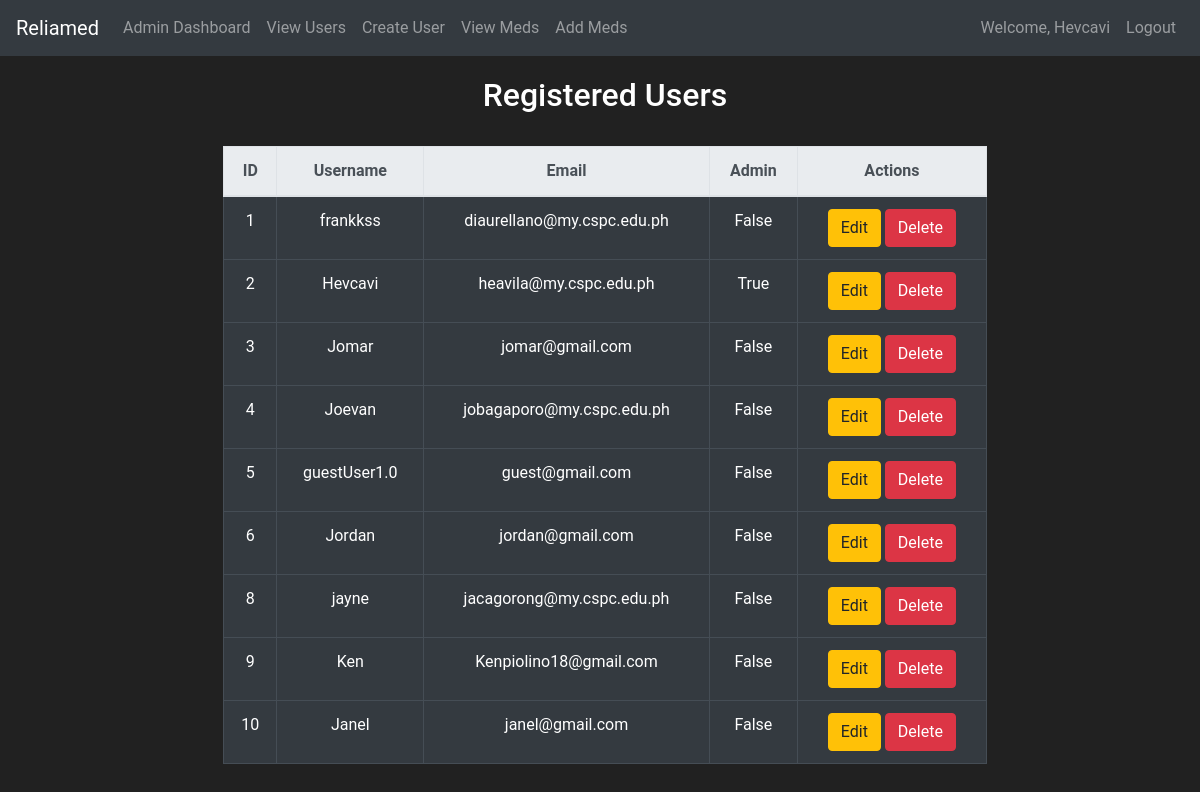
The page /view-users (signed in) on the database as committed earlier.
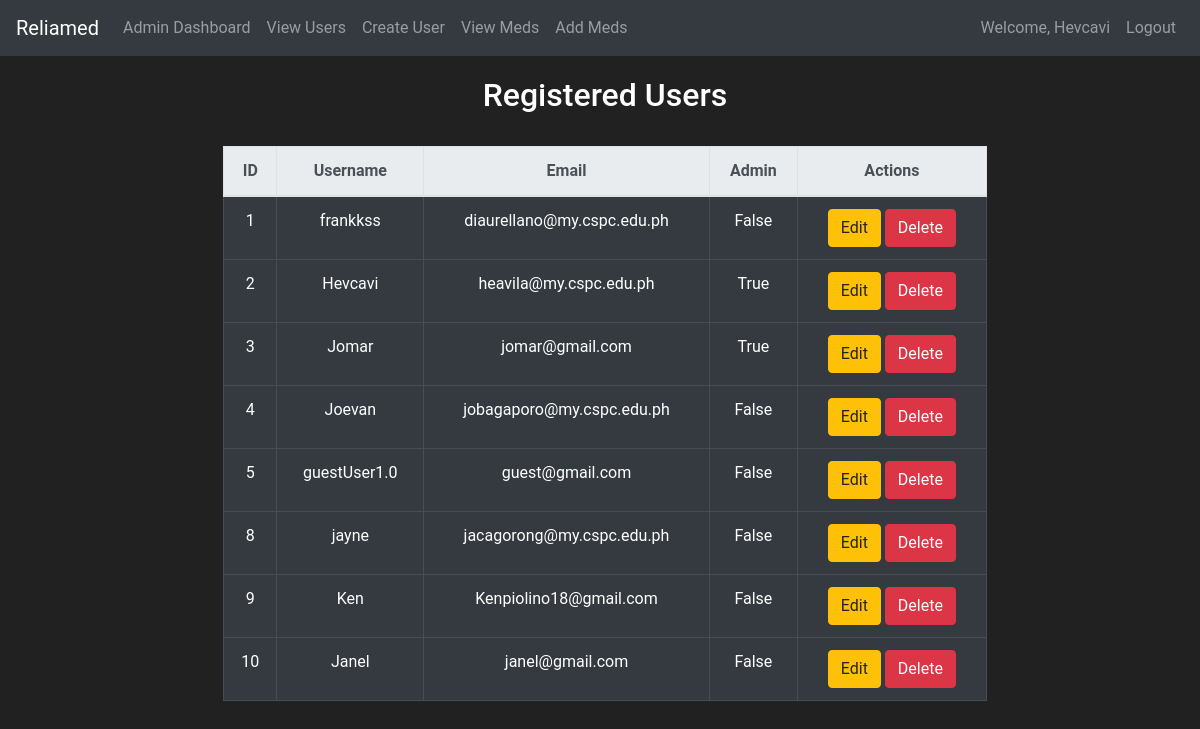
The same page on the database as committed later.
### reliamed/models.py (models this page shows, shortened)
class User(db.Model, UserMixin):
    id = db.Column(db.Integer, primary_key=True)
    username = db.Column(db.String(length=30), nullable=False, unique=True)
    email_address = db.Column(db.String(length=50), nullable=False, unique=True)
    password_hash = db.Column(db.String(length=60), nullable=False)
    budget = db.Column(db.Integer, nullable=False, default=1000)
    is_admin = db.Column(db.Boolean, default=False) # added column in User table | Used for checking if user is admin or not
    products = db.relationship('Pharmaceuticals', backref='owned_user', lazy=True)  # Ensure this line is added
    profile_pic = db.Column(db.String(), nullable=True)
    @property
    def password(self):
        raise AttributeError('password is not a readable attribute.')

### reliamed/routes.py (the view)
@app.route('/view-users', methods=['GET', 'POST'])
@login_required
@admin_required
def view_users():
    users = User.query.all()
    return render_template('admin/view_users.html', users=users)

### reliamed/models.py (called while the page is built)
@login_manager.user_loader
def load_user(user_id):
    return User.query.get(int(user_id))

### reliamed/routes.py (called while the page is built)
@app.after_request
def add_cache_control_headers(response):
    response.headers['Cache-Control'] = 'no-store, no-cache, must-revalidate, post-check=0, pre-check=0, max-age=0'
    response.headers['Pragma'] = 'no-cache'
    response.headers['Expires'] = '-1'
    return response

### reliamed/templates/admin/view_users.html (shortened to what this page needs)
{% extends 'base.html' %}
{% block content %}
<div class="row justify-content-center" style="margin-top:20px; margin-left:10px; margin-right: 0px">
    <div class="col-8 text-center">
        <h2>Registered Users</h2>
        <br>
        <table class="table table-hover table-dark table-bordered border-dark">
        <thead class="thead-light">
            <tr>
                <th>ID</th>
                <th>Username</th>
                <th>Email</th>
                <th>Admin</th>
                <th>Actions</th>
            </tr>
        </thead>
        <tbody>
            {% for user in users %}
            <tr>
                <td>{{ user.id }}</td>
                <td>{{ user.username }}</td>
                <td>{{ user.email_address }}</td>
                <td>{{ user.is_admin }}</td>
                <td>
                    <a href="{{ url_for('edit_user', user_id=user.id) }}" class="btn btn-warning">Edit</a>
                    <form action="{{ url_for('delete_user', user_id=user.id) }}" method="POST" style="display:inline;">
                        <button type="submit" class="btn btn-danger">Delete</button>
                    </form>
                </td>
            </tr>
            {% endfor %}
        </tbody>
        </table>
    </div>
</div>
{% endblock %}

### reliamed/templates/base.html (shortened to what this page needs)
<!doctype html>
<html lang="en">
   <head>
      <link rel="stylesheet" href="https://cdn.jsdelivr.net/npm/bootstrap@4.5.3/dist/css/bootstrap.min.css">
   </head>
   <body>
    <nav class="navbar navbar-expand-md navbar-dark bg-dark">
      <a class="navbar-brand" href="#">Reliamed</a>
      <div class="collapse navbar-collapse" id="navbarNav">
        <ul class="navbar-nav mr-auto">
            {% if current_user.is_authenticated and current_user.is_admin %}
            <li class="nav-item">
                <a class="nav-link" href="{{ url_for('admin_home') }}">Admin Dashboard</a>
            </li>
            <li class="nav-item">
                <a class="nav-link" href="{{ url_for('view_users') }}">View Users</a>
            </li>
            <li class="nav-item">
                <a class="nav-link" href="{{ url_for('create_user') }}">Create User</a>
            </li>
            <li class="nav-item">
                <a class="nav-link" href="{{ url_for('view_medicines') }}">View Meds</a>
            </li>
            <li class="nav-item">
                <a class="nav-link" href="{{ url_for('add_medicine') }}">Add Meds</a>
            </li>
            {% endif %}
        </ul>
          {% if current_user.is_authenticated %}
            <ul class="navbar-nav">
                <li class="nav-item">
                    <a class="nav-link">Welcome, {{ current_user.username }}</a>
                </li>
                <li class="nav-item">
                    <a class="nav-link" href="{{ url_for('logout_page') }}">Logout</a>
                </li>
            </ul>
          {% endif %}
      </div>
    </nav>
      {% block content %}
      {% endblock %}
   </body>
</html>

### reliamed/templates/base.html (style rules this page uses)
body { background-color: #212121; color: white; font-family:'Roboto',sans-serif; }

Rows that differ between the two databases and show on the page:
removed User: id "6", username "Jordan", email_address "jordan@gmail.com", is_admin "False"
changed User "Jomar": is_admin "False" → "True"
